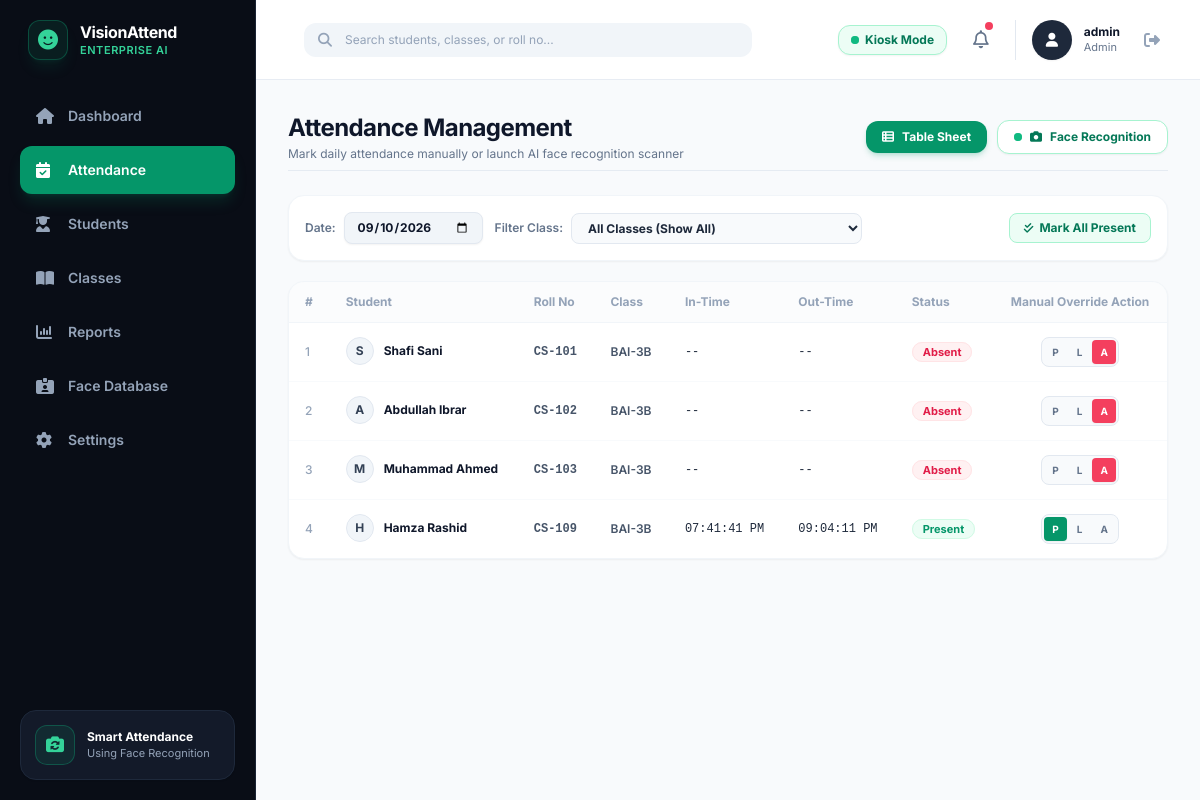
The app's page /attendance (signed in) with its own data.
### src/database.py (models this page shows, shortened)
class Student(db.Model):
    __tablename__ = 'students'
    id = db.Column(db.Integer, primary_key=True)
    student_id = db.Column(db.String(50), unique=True, nullable=False, index=True)  # e.g., "CS-001"
    name = db.Column(db.String(100), nullable=False)                                # e.g., "Ali Raza"
    department = db.Column(db.String(100), default="BCS - 1A")                      # Class / Department code
    email = db.Column(db.String(120), nullable=True)
    sample_image = db.Column(db.String(255), nullable=True)
    created_at = db.Column(db.DateTime, default=datetime.utcnow)
    attendances = db.relationship('Attendance', backref='student', lazy=True, cascade="all, delete-orphan")

class Attendance(db.Model):
    __tablename__ = 'attendance'
    id = db.Column(db.Integer, primary_key=True)
    student_id = db.Column(db.String(50), db.ForeignKey('students.student_id'), nullable=False, index=True)
    date = db.Column(db.Date, default=date.today, index=True)                       # e.g., 2026-09-09
    in_time = db.Column(db.String(20), nullable=True)                               # e.g., "10:22:15 AM"
    out_time = db.Column(db.String(20), nullable=True)                              # e.g., "01:30:10 PM"
    duration_minutes = db.Column(db.Integer, default=0)                             # Total duration in minutes
    status = db.Column(db.String(20), default="Present")                            # "Present", "Absent", "Late"
    verification_method = db.Column(db.String(50), default="Facial Recognition")
    created_at = db.Column(db.DateTime, default=datetime.utcnow)

### app.py (the view)
@app.route('/attendance')
@admin_required
def attendance():
    date_str = request.args.get('date', '').strip()
    selected_date = date.today()
    if date_str:
        try:
            selected_date = datetime.strptime(date_str, "%Y-%m-%d").date()
        except ValueError:
            pass
    all_students = Student.query.order_by(Student.student_id.asc()).all()
    all_classes = AcademicClass.query.order_by(AcademicClass.class_code.asc()).all()
    records = Attendance.query.filter_by(date=selected_date).all()
    rec_map = {r.student_id: r for r in records}
    student_attendance_list = []
    for s in all_students:
        att = rec_map.get(s.student_id)
        student_attendance_list.append({
            "student_id": s.student_id,
            "name": s.name,
            "department": s.department,
            "in_time": att.in_time if att else None,
            "out_time": att.out_time if att else None,
            "status": att.status if att else "Absent"
        })
    return render_template(
        'attendance.html',
        active_page='attendance',
        student_attendance_list=student_attendance_list,
        classes=all_classes,
        selected_date_str=selected_date.strftime("%Y-%m-%d"),
        today_str=selected_date.strftime("%d %b %Y"),
        is_today=(selected_date == date.today())
    )

### app.py (called while the page is built)
def admin_required(f):
    @wraps(f)
    def decorated_function(*args, **kwargs):
        if 'user_id' not in session:
            return redirect(url_for('login'))
        if session.get('role') != 'admin':
            flash("Unauthorized: Administrator permissions required.", "error")
            return redirect(url_for('student_dashboard'))
        return f(*args, **kwargs)
    return decorated_function

### templates/attendance.html (shortened to what this page needs)
{% extends "base.html" %}
{% block content %}
<div class="space-y-6">
    <div class="flex flex-col md:flex-row items-start md:items-center justify-between gap-4 pb-2 border-b border-slate-200/80">
        <div>
            <h1 class="text-xl sm:text-2xl font-bold text-slate-900 tracking-tight">Attendance Management</h1>
            <p class="text-xs text-slate-500 mt-0.5">Mark daily attendance manually or launch AI face recognition scanner</p>
        </div>
        <div class="flex items-center gap-2.5 w-full md:w-auto">
            <button id="tabTableBtn" onclick="switchView('table')"
                    class="flex-1 md:flex-initial px-4 py-2 text-xs font-bold rounded-xl transition-all flex items-center justify-center gap-2 bg-emerald-600 text-white shadow-md shadow-emerald-600/20">
                <i class="fa-solid fa-table-list"></i> Table Sheet
            </button>
            <button id="tabCameraBtn" onclick="switchView('camera')"
                    class="flex-1 md:flex-initial px-4 py-2 text-xs font-bold rounded-xl transition-all flex items-center justify-center gap-2 bg-white hover:bg-emerald-50 text-emerald-700 border border-emerald-200 shadow-sm hover:border-emerald-300">
                <span class="relative flex h-2 w-2">
                    <span class="relative inline-flex rounded-full h-2 w-2 bg-emerald-500"></span>
                </span>
                <i class="fa-solid fa-camera"></i> Face Recognition
            </button>
        </div>
    </div>
    <div id="tableView" class="space-y-5">
        <div class="bg-white rounded-2xl p-4 border border-slate-100 shadow-sm flex flex-col sm:flex-row items-stretch sm:items-center justify-between gap-3">
            <div class="flex flex-wrap items-center gap-3 text-xs">
                <div class="flex items-center gap-2">
                    <label for="attendanceDatePicker" class="font-semibold text-slate-500">Date:</label>
                    <input type="date" id="attendanceDatePicker" value="{{ selected_date_str }}"
                           onchange="window.location.href='{{ url_for('attendance') }}?date=' + this.value"
                           class="bg-slate-100 hover:bg-slate-200/80 border border-slate-200 rounded-lg px-3 py-1.5 text-xs text-slate-900 font-bold focus:outline-none focus:ring-2 focus:ring-emerald-500/20 cursor-pointer shadow-sm">
                </div>
                <div class="flex items-center gap-2">
                    <span class="text-slate-500 font-semibold">Filter Class:</span>
                    <select id="classFilterSelect" onchange="filterTableByClass(this.value)"
                            class="bg-slate-50 border border-slate-200 rounded-lg px-3 py-1.5 text-slate-800 font-bold focus:outline-none focus:ring-2 focus:ring-emerald-500/20 cursor-pointer">
                        <option value="ALL">All Classes (Show All)</option>
                    </select>
                </div>
            </div>
            <div class="flex items-center space-x-2">
                <form method="POST" action="{{ url_for('mark_all_manual', status='Present', date=selected_date_str) }}">
                    <button type="submit" class="px-3.5 py-1.5 bg-emerald-50 hover:bg-emerald-100 text-emerald-700 border border-emerald-200 text-xs font-bold rounded-lg transition-all flex items-center gap-1.5">
                        <i class="fa-solid fa-check-double text-[11px]"></i> Mark All Present
                    </button>
                </form>
            </div>
        </div>
        <div class="bg-white rounded-2xl border border-slate-100 shadow-sm overflow-hidden">
            <div class="overflow-x-auto">
                <table class="w-full text-left text-xs min-w-[650px]" id="attendanceTable">
                    <thead>
                        <tr class="text-slate-400 font-semibold bg-slate-50/60 border-b border-slate-100">
                            <th class="py-3 px-4">#</th>
                            <th class="py-3 px-4">Student</th>
                            <th class="py-3 px-4">Roll No</th>
                            <th class="py-3 px-4">Class</th>
                            <th class="py-3 px-4">In-Time</th>
                            <th class="py-3 px-4">Out-Time</th>
                            <th class="py-3 px-4">Status</th>
                            <th class="py-3 px-4 text-center">Manual Override Action</th>
                        </tr>
                    </thead>
                    <tbody class="divide-y divide-slate-50 text-slate-700" id="attendanceTbody">
                        {% for item in student_attendance_list %}
                        <tr class="attendance-row hover:bg-slate-50/70 transition-colors" data-class="{{ item.department }}">
                            <td class="py-3.5 px-4 text-slate-400 font-medium row-index">{{ loop.index }}</td>
                            <td class="py-3.5 px-4 font-bold text-slate-900 flex items-center gap-2.5">
                                <span class="h-7 w-7 rounded-full bg-slate-100 text-slate-700 border border-slate-200 flex items-center justify-center text-xs font-bold">{{ item.name[0] }}</span>
                                <span class="student-name-text">{{ item.name }}</span>
                            </td>
                            <td class="py-3.5 px-4 font-mono text-slate-600 font-bold">{{ item.student_id }}</td>
                            <td class="py-3.5 px-4 text-slate-600 font-semibold class-cell">{{ item.department }}</td>
                            <td class="py-3.5 px-4 font-mono text-slate-800">{{ item.in_time or '--' }}</td>
                            <td class="py-3.5 px-4 font-mono text-slate-800">{{ item.out_time or '--' }}</td>
                            <td class="py-3.5 px-4">
                                {% if item.status == 'Present' %}
                                <span class="px-2.5 py-0.5 rounded-full text-[11px] font-bold bg-emerald-50 text-emerald-600 border border-emerald-100">
                                    Present
                                </span>
                                {% elif item.status == 'Late' %}
                                <span class="px-2.5 py-0.5 rounded-full text-[11px] font-bold bg-amber-50 text-amber-600 border border-amber-100">
                                    Late
                                </span>
                                {% else %}
                                <span class="px-2.5 py-0.5 rounded-full text-[11px] font-bold bg-rose-50 text-rose-600 border border-rose-100">
                                    Absent
                                </span>
                                {% endif %}
                            </td>
                            <td class="py-3.5 px-4 text-center">
                                <div class="inline-flex rounded-lg border border-slate-200 p-0.5 bg-slate-50 space-x-0.5">
                                    <form method="POST" action="{{ url_for('manual_mark_student', student_id=item.student_id, status='Present', date=selected_date_str) }}" class="inline">
                                        <button type="submit" title="Mark Present"
                                                class="px-2 py-1 rounded text-[10px] font-bold transition-colors {% if item.status == 'Present' %}bg-emerald-600 text-white shadow-sm{% else %}text-slate-500 hover:text-emerald-600 hover:bg-emerald-50{% endif %}">
                                            P
                                        </button>
                                    </form>
                                    <form method="POST" action="{{ url_for('manual_mark_student', student_id=item.student_id, status='Late', date=selected_date_str) }}" class="inline">
                                        <button type="submit" title="Mark Late"
                                                class="px-2 py-1 rounded text-[10px] font-bold transition-colors {% if item.status == 'Late' %}bg-amber-500 text-white shadow-sm{% else %}text-slate-500 hover:text-amber-600 hover:bg-amber-50{% endif %}">
                                            L
                                        </button>
                                    </form>
                                    <form method="POST" action="{{ url_for('manual_mark_student', student_id=item.student_id, status='Absent', date=selected_date_str) }}" class="inline">
                                        <button type="submit" title="Mark Absent"
                                                class="px-2 py-1 rounded text-[10px] font-bold transition-colors {% if item.status == 'Absent' %}bg-rose-500 text-white shadow-sm{% else %}text-slate-500 hover:text-rose-600 hover:bg-rose-50{% endif %}">
                                            A
                                        </button>
                                    </form>
                                </div>
                            </td>
                        </tr>
                        {% endfor %}
                    </tbody>
                </table>
            </div>
        </div>
    </div>
</div>
{% endblock %}

### static/css/styles.css (style rules this page uses)
body { background-color: #0b1120; font-family: -apple-system, BlinkMacSystemFont, "Segoe UI", Roboto, Helvetica, Arial, sans-serif; }

### records on screen
Student: name "S", name "Shafi Sani", student_id "CS-101", department "BAI-3B", in_time "--", out_time "--", shows "Absent"
Student: name "A", name "Abdullah Ibrar", student_id "CS-102", department "BAI-3B", in_time "--", out_time "--", shows "Absent"
Student: name "M", name "Muhammad Ahmed", student_id "CS-103", department "BAI-3B", in_time "--", out_time "--", shows "Absent"
Student: name "H", name "Hamza Rashid", student_id "CS-109", department "BAI-3B"
Attendance: in_time "07:41:41 PM", out_time "09:04:11 PM"

### other values on screen
{{ session.get('username', 'Admin') }} "admin"
{{ session.get('role', 'Administrator') }} "Admin"
